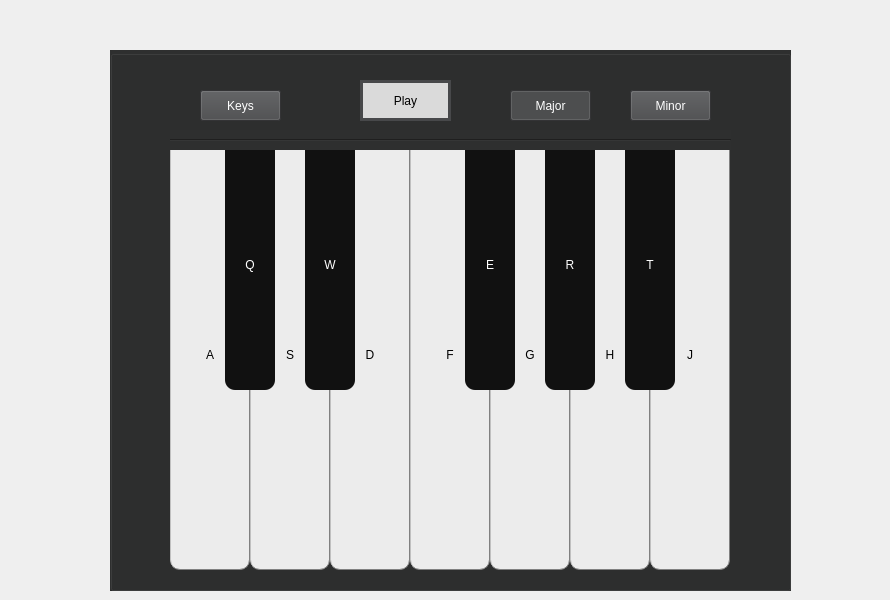
        <widget class="QWidget" name="pianoTab">
         <attribute name="icon">
          <iconset resource="../../../../../images.qrc">
           <normaloff>:/icons/icons/piano-icon.png</normaloff>:/icons/icons/piano-icon.png</iconset>
         </attribute>
         <attribute name="title">
          <string/>
         </attribute>
         <widget class="QGroupBox" name="pianoGroupBox">
          <property name="geometry">
           <rect>
            <x>110</x>
            <y>50</y>
            <width>681</width>
            <height>541</height>
           </rect>
          </property>
          <property name="styleSheet">
           <string notr="true">background-color: rgb(46, 47, 47);</string>
          </property>
          <property name="title">
           <string/>
          </property>
          <widget class="QPushButton" name="PianoBKeyPushButton">
           <property name="geometry">
            <rect>
             <x>540</x>
             <y>90</y>
             <width>80</width>
             <height>430</height>
            </rect>
           </property>
           <property name="styleSheet">
            <string notr="true">QPushButton {
	border: 1.1px grey;
    border-radius: 10px;
    border-style: outset;
	background-color: rgb(236, 236, 236);
    }

QPushButton:hover {
	background-color: rgb(223, 223, 223);
    }

QPushButton:pressed {
	background-color: rgb(216, 216, 216);
    }</string>
           </property>
           <property name="text">
            <string>J</string>
           </property>
           <property name="shortcut">
            <string>J</string>
           </property>
          </widget>
          <widget class="QPushButton" name="PianoFKeyPushButton">
           <property name="geometry">
            <rect>
             <x>300</x>
             <y>90</y>
             <width>80</width>
             <height>430</height>
            </rect>
           </property>
           <property name="styleSheet">
            <string notr="true">QPushButton {
	border: 1.1px grey;
    border-radius: 10px;
    border-style: outset;
	background-color: rgb(236, 236, 236);
    }

QPushButton:hover {
	background-color: rgb(223, 223, 223);
    }

QPushButton:pressed {
	background-color: rgb(216, 216, 216);
    }</string>
           </property>
           <property name="text">
            <string>F</string>
           </property>
           <property name="shortcut">
            <string>F</string>
           </property>
          </widget>
          <widget class="QPushButton" name="PianoDKeyPushButton">
           <property name="geometry">
            <rect>
             <x>140</x>
             <y>90</y>
             <width>80</width>
             <height>430</height>
            </rect>
           </property>
           <property name="styleSheet">
            <string notr="true">QPushButton {
	border: 1.1px grey;
    border-radius: 10px;
    border-style: outset;
	background-color: rgb(236, 236, 236);
    }

QPushButton:hover {
	background-color: rgb(223, 223, 223);
    }

QPushButton:pressed {
	background-color: rgb(216, 216, 216);
    }</string>
           </property>
           <property name="text">
            <string>S</string>
           </property>
           <property name="shortcut">
            <string>S</string>
           </property>
          </widget>
          <widget class="QPushButton" name="PianoGKeyPushButton">
           <property name="geometry">
            <rect>
             <x>380</x>
             <y>90</y>
             <width>80</width>
             <height>430</height>
            </rect>
           </property>
           <property name="styleSheet">
            <string notr="true">QPushButton {
	border: 1.1px grey;
    border-radius: 10px;
    border-style: outset;
	background-color: rgb(236, 236, 236);
    }

QPushButton:hover {
	background-color: rgb(223, 223, 223);
    }

QPushButton:pressed {
	background-color: rgb(216, 216, 216);
    }</string>
           </property>
           <property name="text">
            <string>G</string>
           </property>
           <property name="shortcut">
            <string>G</string>
           </property>
          </widget>
          <widget class="QPushButton" name="PianoCKeyPushButton">
           <property name="geometry">
            <rect>
             <x>60</x>
             <y>90</y>
             <width>80</width>
             <height>430</height>
            </rect>
           </property>
           <property name="styleSheet">
            <string notr="true">QPushButton {
	border: 1.1px grey;
    border-radius: 10px;
    border-style: outset;
	background-color: rgb(236, 236, 236);
    }

QPushButton:hover {
	background-color: rgb(223, 223, 223);
    }

QPushButton:pressed {
	background-color: rgb(216, 216, 216);
    }</string>
           </property>
           <property name="text">
            <string>A</string>
           </property>
           <property name="shortcut">
            <string>A</string>
           </property>
          </widget>
          <widget class="QPushButton" name="PianoEKeyPushButton">
           <property name="geometry">
            <rect>
             <x>220</x>
             <y>90</y>
             <width>80</width>
             <height>430</height>
            </rect>
           </property>
           <property name="styleSheet">
            <string notr="true">QPushButton {
	border: 1.1px grey;
    border-radius: 10px;
    border-style: outset;
	background-color: rgb(236, 236, 236);
    }

QPushButton:hover {
	background-color: rgb(223, 223, 223);
    }

QPushButton:pressed {
	background-color: rgb(216, 216, 216);
    }</string>
           </property>
           <property name="text">
            <string>D</string>
           </property>
           <property name="shortcut">
            <string>D</string>
           </property>
          </widget>
          <widget class="QPushButton" name="PianoAKeyPushButton">
           <property name="geometry">
            <rect>
             <x>460</x>
             <y>90</y>
             <width>80</width>
             <height>430</height>
            </rect>
           </property>
           <property name="styleSheet">
            <string notr="true">QPushButton {
	border: 1.1px grey;
    border-radius: 10px;
    border-style: outset;
	background-color: rgb(236, 236, 236);
    }

QPushButton:hover {
	background-color: rgb(223, 223, 223);
    }

QPushButton:pressed {
	background-color: rgb(216, 216, 216);
    }</string>
           </property>
           <property name="text">
            <string>H</string>
           </property>
           <property name="shortcut">
            <string>H</string>
           </property>
          </widget>
          <widget class="QPushButton" name="PianoZKeyPushButton">
           <property name="geometry">
            <rect>
             <x>515</x>
             <y>90</y>
             <width>50</width>
             <height>250</height>
            </rect>
           </property>
           <property name="styleSheet">
            <string notr="true">QPushButton {
	color: rgb(255, 255, 255);
    border-bottom-left-radius: 10px;
    border-bottom-right-radius: 10px;
    border-style: outset;
	background-color: rgb(17, 17, 17);
    padding: 5px;
    }

QPushButton:hover {
	background-color: rgb(91, 91, 91);
    }

QPushButton:pressed {
    border-style: inset;
	background-color: rgb(97, 97, 97);
    }</string>
           </property>
           <property name="text">
            <string>T</string>
           </property>
           <property name="shortcut">
            <string>T</string>
           </property>
          </widget>
          <widget class="QPushButton" name="PianoRKeyPushButton">
           <property name="geometry">
            <rect>
             <x>355</x>
             <y>90</y>
             <width>50</width>
             <height>250</height>
            </rect>
           </property>
           <property name="styleSheet">
            <string notr="true">QPushButton {
	color: rgb(255, 255, 255);
    border-bottom-left-radius: 10px;
    border-bottom-right-radius: 10px;
    border-style: outset;
	background-color: rgb(17, 17, 17);
    padding: 5px;
    }

QPushButton:hover {
	background-color: rgb(91, 91, 91);
    }

QPushButton:pressed {
    border-style: inset;
	background-color: rgb(97, 97, 97);
    }
</string>
           </property>
           <property name="text">
            <string>E</string>
           </property>
           <property name="shortcut">
            <string>E</string>
           </property>
          </widget>
          <widget class="QPushButton" name="PianoWKeyPushButton">
           <property name="geometry">
            <rect>
             <x>195</x>
             <y>90</y>
             <width>50</width>
             <height>250</height>
            </rect>
           </property>
           <property name="styleSheet">
            <string notr="true">QPushButton {
	color: rgb(255, 255, 255);
    border-bottom-left-radius: 10px;
    border-bottom-right-radius: 10px;
    border-style: outset;
	background-color: rgb(17, 17, 17);
    padding: 5px;
    }

QPushButton:hover {
	background-color: rgb(91, 91, 91);
    }

QPushButton:pressed {
    border-style: inset;
	background-color: rgb(97, 97, 97);
    }</string>
           </property>
           <property name="text">
            <string>W</string>
           </property>
           <property name="shortcut">
            <string>W</string>
           </property>
          </widget>
          <widget class="QPushButton" name="PianoTKeyPushButton">
           <property name="geometry">
            <rect>
             <x>435</x>
             <y>90</y>
             <width>50</width>
             <height>250</height>
            </rect>
           </property>
           <property name="styleSheet">
            <string notr="true">QPushButton {
	color: rgb(255, 255, 255);
    border-bottom-left-radius: 10px;
    border-bottom-right-radius: 10px;
    border-style: outset;
	background-color: rgb(17, 17, 17);
    padding: 5px;
    }

QPushButton:hover {
	background-color: rgb(91, 91, 91);
    }

QPushButton:pressed {
    border-style: inset;
	background-color: rgb(97, 97, 97);
    }</string>
           </property>
           <property name="text">
            <string>R</string>
           </property>
           <property name="shortcut">
            <string>R</string>
           </property>
          </widget>
          <widget class="QPushButton" name="PianoQKeyPushButton">
           <property name="geometry">
            <rect>
             <x>115</x>
             <y>90</y>
             <width>50</width>
             <height>250</height>
            </rect>
           </property>
           <property name="styleSheet">
            <string notr="true">QPushButton {
	color: rgb(255, 255, 255);
    border-bottom-left-radius: 10px;
    border-bottom-right-radius: 10px;
    border-style: outset;
	background-color: rgb(17, 17, 17);
    padding: 5px;
    }

QPushButton:hover {
	background-color: rgb(91, 91, 91);
    }

QPushButton:pressed {
    border-style: inset;
	background-color: rgb(97, 97, 97);
    }</string>
           </property>
           <property name="text">
            <string>Q</string>
           </property>
           <property name="shortcut">
            <string>Q</string>
           </property>
          </widget>
          <widget class="Line" name="line">
           <property name="geometry">
            <rect>
             <x>60</x>
             <y>80</y>
             <width>561</width>
             <height>20</height>
            </rect>
           </property>
           <property name="orientation">
            <enum>Qt::Horizontal</enum>
           </property>
          </widget>
          <widget class="QPushButton" name="pianoKeysPushButton">
           <property name="geometry">
            <rect>
             <x>90</x>
             <y>40</y>
             <width>81</width>
             <height>31</height>
            </rect>
           </property>
           <property name="styleSheet">
            <string notr="true">color: rgb(255, 255, 255);
background-color: rgb(71, 72, 74);</string>
           </property>
           <property name="text">
            <string>Keys</string>
           </property>
           <property name="checkable">
            <bool>true</bool>
           </property>
          </widget>
          <widget class="QPushButton" name="pianoMajorPushButton">
           <property name="geometry">
            <rect>
             <x>400</x>
             <y>40</y>
             <width>81</width>
             <height>31</height>
            </rect>
           </property>
           <property name="styleSheet">
            <string notr="true">color: rgb(255, 255, 255);
background-color: rgb(71, 72, 74);</string>
           </property>
           <property name="text">
            <string>Major</string>
           </property>
           <property name="checkable">
            <bool>true</bool>
           </property>
           <property name="checked">
            <bool>true</bool>
           </property>
           <attribute name="buttonGroup">
            <string notr="true">buttonGroup</string>
           </attribute>
          </widget>
          <widget class="QPushButton" name="pianoMinorPshButton">
           <property name="geometry">
            <rect>
             <x>520</x>
             <y>40</y>
             <width>81</width>
             <height>31</height>
            </rect>
           </property>
           <property name="styleSheet">
            <string notr="true">color: rgb(255, 255, 255);
background-color: rgb(71, 72, 74);</string>
           </property>
           <property name="text">
            <string>Minor</string>
           </property>
           <property name="checkable">
            <bool>true</bool>
           </property>
           <attribute name="buttonGroup">
            <string notr="true">buttonGroup</string>
           </attribute>
          </widget>
          <widget class="QLabel" name="pianoPrintNamesLabel">
           <property name="geometry">
            <rect>
             <x>250</x>
             <y>30</y>
             <width>91</width>
             <height>41</height>
            </rect>
           </property>
           <property name="styleSheet">
            <string notr="true">background-color: rgb(218, 218, 218);
color: rgb(0, 0, 0);
border: 3px solid rgb(71, 72, 74);
</string>
           </property>
           <property name="text">
            <string>Play</string>
           </property>
           <property name="alignment">
            <set>Qt::AlignCenter</set>
           </property>
          </widget>
         </widget>
         <widget class="QLabel" name="label_5">
          <property name="geometry">
           <rect>
            <x>30</x>
            <y>40</y>
            <width>61</width>
            <height>61</height>
           </rect>
          </property>
          <property name="text">
           <string/>
          </property>
          <property name="pixmap">
           <pixmap resource="../../../../../images.qrc">:/icons/icons/musical-note.png</pixmap>
          </property>
          <property name="scaledContents">
           <bool>true</bool>
          </property>
         </widget>
         <widget class="QLabel" name="label_19">
          <property name="geometry">
           <rect>
            <x>820</x>
            <y>30</y>
            <width>61</width>
            <height>61</height>
           </rect>
          </property>
          <property name="text">
           <string/>
          </property>
          <property name="pixmap">
           <pixmap resource="../../../../../images.qrc">:/icons/icons/musical-notes.png</pixmap>
          </property>
          <property name="scaledContents">
           <bool>true</bool>
          </property>
         </widget>
         <widget class="QLabel" name="label_20">
          <property name="geometry">
           <rect>
            <x>20</x>
            <y>200</y>
            <width>61</width>
            <height>61</height>
           </rect>
          </property>
          <property name="text">
           <string/>
          </property>
          <property name="pixmap">
           <pixmap resource="../../../../../images.qrc">:/icons/icons/stave.png</pixmap>
          </property>
          <property name="scaledContents">
           <bool>true</bool>
          </property>
         </widget>
         <widget class="QLabel" name="label_21">
          <property name="geometry">
           <rect>
            <x>820</x>
            <y>240</y>
            <width>61</width>
            <height>61</height>
           </rect>
          </property>
          <property name="text">
           <string/>
          </property>
          <property name="pixmap">
           <pixmap resource="../../../../../images.qrc">:/icons/icons/music.png</pixmap>
          </property>
          <property name="scaledContents">
           <bool>true</bool>
          </property>
         </widget>
         <widget class="QLabel" name="label_22">
          <property name="geometry">
           <rect>
            <x>20</x>
            <y>470</y>
            <width>61</width>
            <height>61</height>
           </rect>
          </property>
          <property name="text">
           <string/>
          </property>
          <property name="pixmap">
           <pixmap resource="../../../../../images.qrc">:/icons/icons/musical-note (1).png</pixmap>
          </property>
          <property name="scaledContents">
           <bool>true</bool>
          </property>
         </widget>
         <widget class="QLabel" name="label_23">
          <property name="geometry">
           <rect>
            <x>820</x>
            <y>490</y>
            <width>61</width>
            <height>61</height>
           </rect>
          </property>
          <property name="text">
           <string/>
          </property>
          <property name="pixmap">
           <pixmap resource="../../../../../images.qrc">:/icons/icons/music (1).png</pixmap>
          </property>
          <property name="scaledContents">
           <bool>true</bool>
          </property>
         </widget>
        </widget>
